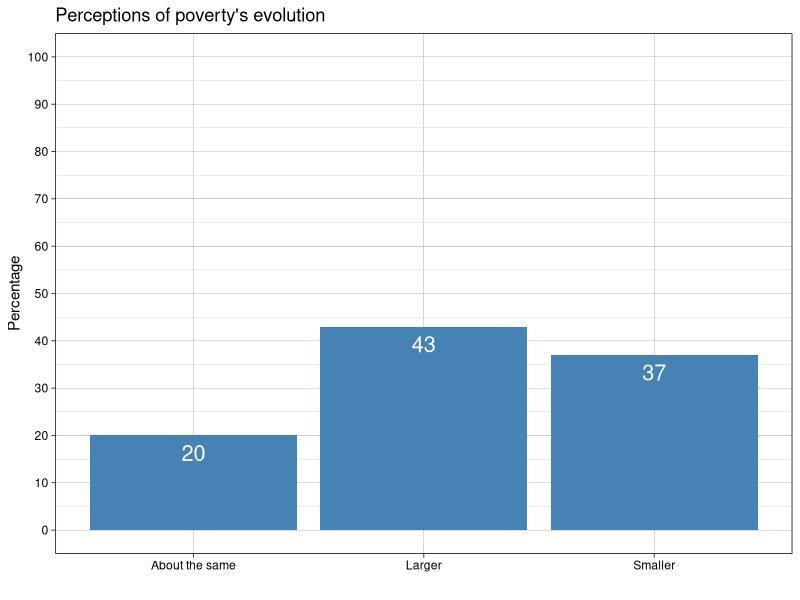

Here is the R script that generated this plot:
###################################
# Fecha: Septiembre 2020          #
# Topico: Graficos                #
###################################

library(ggplot2)
library(grid)
library(gridExtra)

# Grafico informacion
bar <- data.frame(dose=c("Larger","Smaller","About the same"),
                  per=c(43,37,20)) 

g4=ggplot(data=bar,aes(x=dose,y=per)) +
  geom_bar(stat="identity",fill="steelblue") + 
  geom_text(aes(label=per), vjust=1.6, color="white", size=5.5)+
  scale_y_continuous(limits=c(0,100),breaks = seq(0,100,by=10)) +
  xlab("") +
  ylab("Percentage") + 
  ggtitle("Perceptions of poverty's evolution")+
  theme_linedraw()

g4
